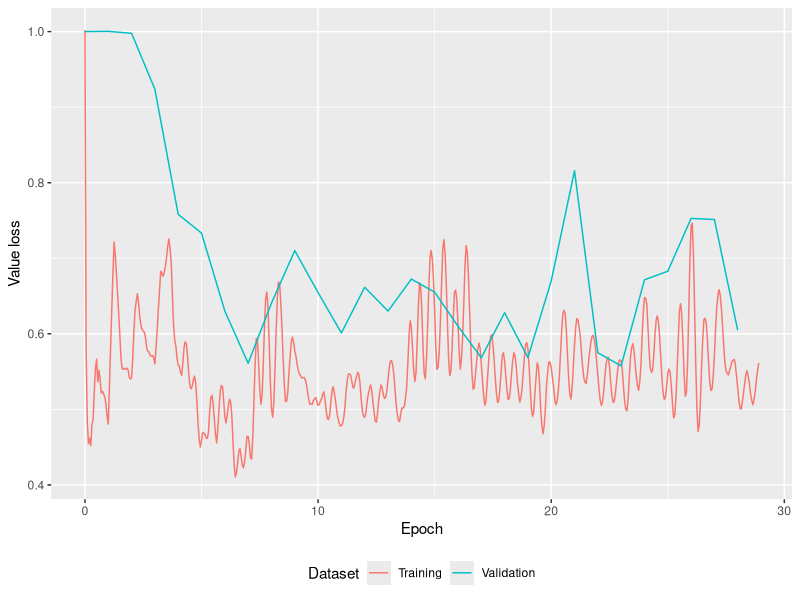
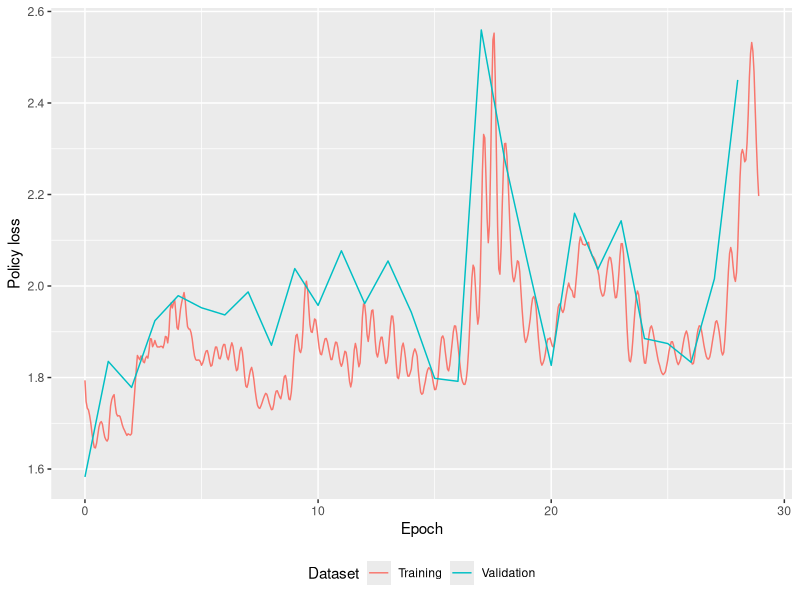
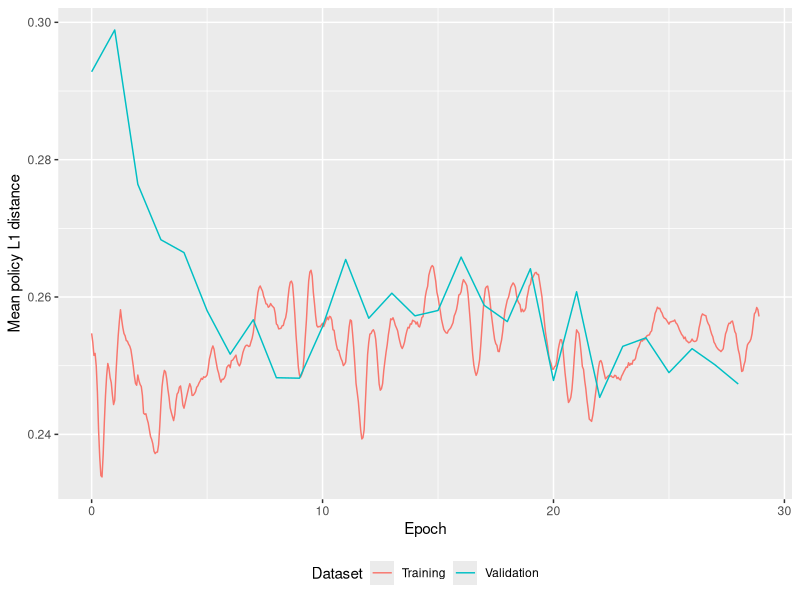

R code for these plots, in order:
require(data.table)
require(dplyr)
require(tidyr)
require(ggplot2)
getwd()
train<-fread("csvs/train.csv")
valid<-fread('csvs/valid.csv')
colnames(train) <- make.names(colnames(train), unique=TRUE)
colnames(valid) <- make.names(colnames(valid), unique=TRUE)

train<-train %>% mutate(train.epoch=train.epoch+resampling/200)

# value
train.value<-train %>% select(epoch=train.epoch, value.loss=running.value.loss)
beh<-rep("Training",nrow(train.value))
train.value<-train.value %>% mutate("Dataset"=beh)

valid.value<-valid %>% select(epoch=valid.epoch, value.loss=validation.value.loss)
meh<-rep("Validation",nrow(valid.value))
valid.value<-valid.value %>% mutate("Dataset"=meh)

value<-rbind(train.value, valid.value)

value.plot<-ggplot()+
  geom_line(data=value, aes(x=epoch, y=value.loss, color=Dataset))+
  labs(x="Epoch", y="Value loss")+ theme(legend.position="bottom")
ggsave("plots/value.png", width=4, height=3)

# policy
train.policy<-train %>% select(epoch=train.epoch, policy.loss=running.policy.loss)
beh<-rep("Training",nrow(train.policy))
train.policy<-train.policy %>% mutate("Dataset"=beh)

valid.policy<-valid %>% select(epoch=valid.epoch, policy.loss=validation.policy.loss)
meh<-rep("Validation",nrow(valid.policy))
valid.policy<-valid.policy %>% mutate("Dataset"=meh)

policy<-rbind(train.policy, valid.policy)

policy.plot<-ggplot()+
  geom_line(data=policy, aes(x=epoch, y=policy.loss, color=Dataset))+
  labs(x="Epoch", y="Policy loss")+ theme(legend.position="bottom")
ggsave("plots/policy.png", width=4, height=3)

# pdiff
train.pdiff<-train %>% select(epoch=train.epoch, pdiff=running.p.diff)
beh<-rep("Training",nrow(train.pdiff))
train.pdiff<-train.pdiff %>% mutate("Dataset"=beh)

valid.pdiff<-valid %>% select(epoch=valid.epoch, pdiff=validation.p.diff)
meh<-rep("Validation",nrow(valid.pdiff))
valid.pdiff<-valid.pdiff %>% mutate("Dataset"=meh)

pdiff<-rbind(train.pdiff, valid.pdiff)

pdiff.plot<-ggplot()+
  geom_line(data=pdiff, aes(x=epoch, y=pdiff, color=Dataset))+
  labs(x="Epoch", y="Mean policy L1 distance")+ theme(legend.position="bottom")

ggsave("plots/pdiff.png", width=4, height=3)

